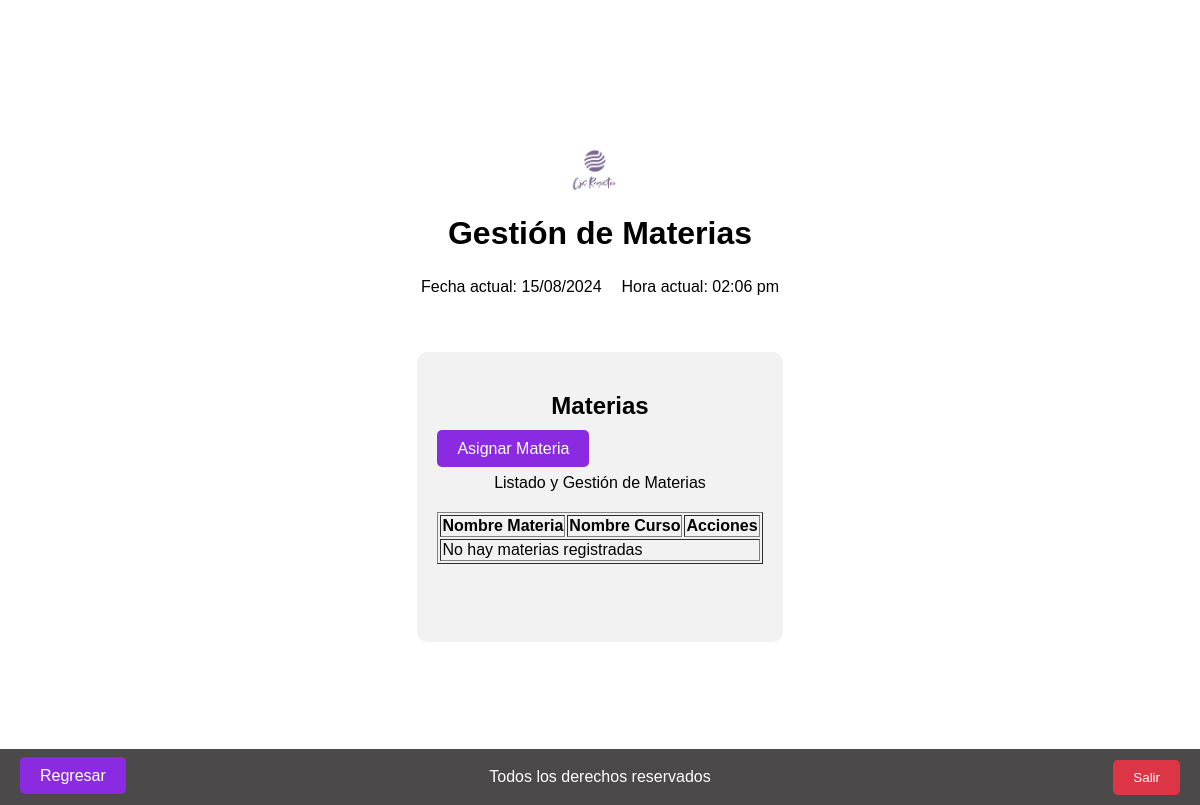
Before: /views/administrador/materiascursos/index.php with the older database file.
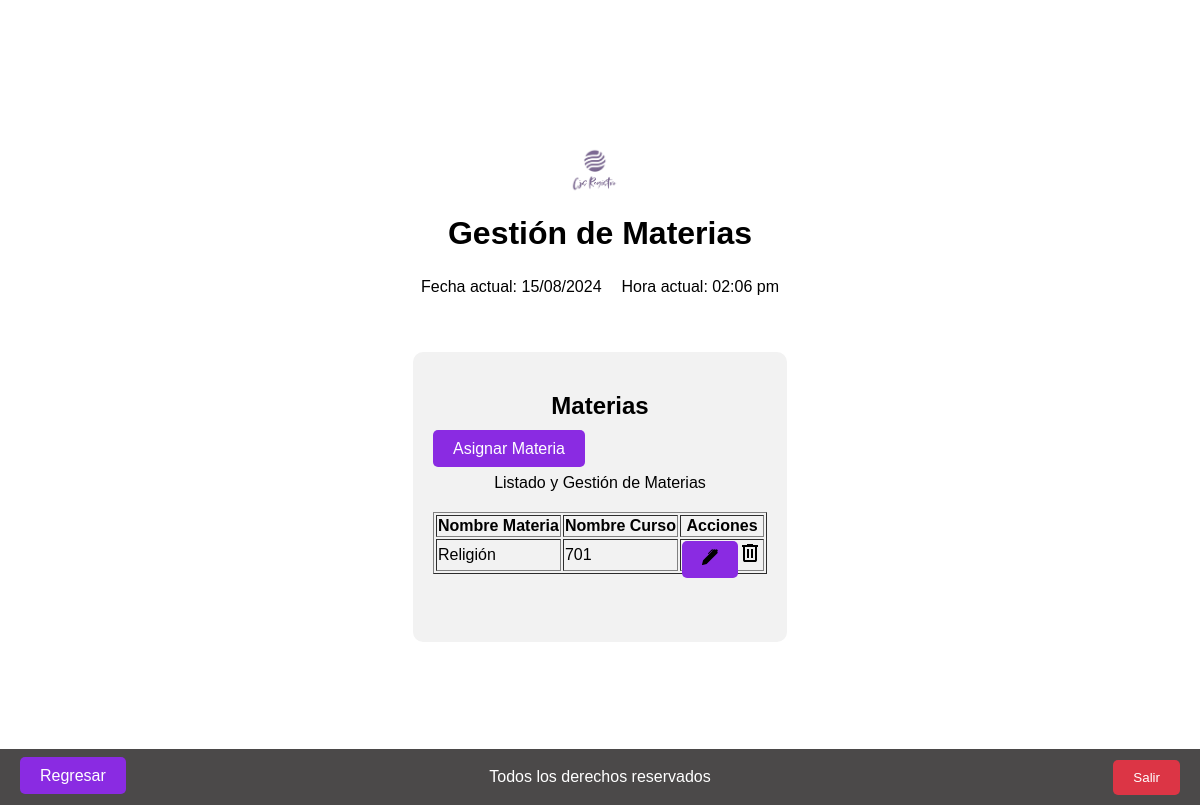
After: the same page with the newer database file.
### tables this page shows
CREATE TABLE `materias_cursos` (
  `ID_materia` int(11) NOT NULL,
  `ID_curso` int(11) NOT NULL,
  `ID` int(11) NOT NULL
);

CREATE TABLE `materias` (
  `ID_materia` int(11) NOT NULL,
  `Nombre_materia` varchar(50) DEFAULT NULL,
  `ID_asignatura` int(11) DEFAULT NULL
);

CREATE TABLE `cursos` (
  `ID_curso` int(11) NOT NULL,
  `Nombre_curso` varchar(50) DEFAULT NULL,
  `ID_grado` int(11) DEFAULT NULL
);

### views/administrador/materiascursos/index.php (the view, shortened to what this page needs)
<?php
require_once '../../../config/db.php';
$query = "SELECT materias_cursos.ID, materias.Nombre_materia, cursos.Nombre_curso
          FROM materias_cursos
          INNER JOIN materias ON materias.ID_materia = materias_cursos.ID_materia
          INNER JOIN cursos ON cursos.ID_curso = materias_cursos.ID_curso";
$result = $db->query($query);
?>
<!DOCTYPE html>
<html lang="es">
<head>
    <link rel="stylesheet" type="text/css" href="../../../assets/styles.css">
    <link rel="stylesheet" type="text/css" href="https://cdn.datatables.net/1.12.1/css/jquery.dataTables.css">
    <link rel="stylesheet" type="text/css" href="https://cdn.datatables.net/buttons/2.3.6/css/buttons.dataTables.min.css">
</head>
<body>
    <header>
        <div class="logo-container">
            <img src="../../../assets/Logo.png" alt="Logo de la empresa" class="logo">
        </div>
        <div class="title">
            <h1>Gestión de Materias</h1>
        </div>
        <div class="datetime">
            <?php
                $fechaActual = date("d/m/Y");
                $horaActual = date("h:i a");
            ?>
            <div class="datetime">
                <div class="fecha">
                    <p>Fecha actual: <?php echo $fechaActual; ?></p>
                </div>
                <div class="hora">
                    <p>Hora actual: <?php echo $horaActual; ?></p>
                </div>
            </div>
        </div>
    </header>
    <section class="admin">
        <div class="subtitulo-admin">
            <h2>Materias</h2>
        </div>
        <div class="crear-materia">
            <a href="/dashboard/cjs/views/administrador/materiascursos/create.php" class="button boton-centrado">Asignar Materia</a>
        </div>
        <section class="materias" id="section-materias">
            <div class="descripcion-ambiente">
                <p>Listado y Gestión de Materias</p>
            </div>
            <div class="tabla-materias tabla-scroll">
                <table class="table table-striped table-dark table_id" border="1" id="tabla-materias">
                    <thead>
                        <tr>
                            <th>Nombre Materia</th>
                            <th>Nombre Curso</th>
                            <th>Acciones</th>
                        </tr>
                    </thead>
                    <tbody>
                        <?php
                        if ($result->rowCount() > 0) {
                            while ($row = $result->fetch(PDO::FETCH_ASSOC)) {
                                echo "<tr>";
                                echo "<td>" . htmlspecialchars($row['Nombre_materia']) . "</td>";
                                echo "<td>" . htmlspecialchars($row['Nombre_curso']) . "</td>";
                                echo "<td>";
                                $url_update = '/dashboard/cjs/views/administrador/materiascursos/update.php?id=' . $row['ID'];
                                echo "<a href='" . htmlspecialchars($url_update) . "' class='boton-modificar'><img src='../../../assets/editar.svg' alt='Editar'></a>";
                                $url_delete = '/dashboard/cjs/views/administrador/materiascursos/index.php?delete_id=' . $row['ID'];
                                echo "<a href='#' class='boton-eliminar' data-id='" . $row['ID'] . "' onclick=\"return confirmDelete(event, '" . $url_delete . "');\"><img src='../../../assets/eliminar.svg' alt='Eliminar'></a>";
                                echo "</td>";
                                echo "</tr>";
                            }
                        } else {
                            echo "<tr><td colspan='3'>No hay materias registradas</td></tr>";
                        }
                        ?>
                    </tbody>
                </table>
            </div>
            <div class="regresar">
                <a href="http://localhost/dashboard/cjs/views/administrador/index.php" class="button boton-centrado" id="btn-regresar">Regresar</a>
            </div>
            <div class="salir">
                <button id="btn_salir">Salir</button>
            </div>
        </section>
    </section>
    <footer>
        <p>Todos los derechos reservados</p>
    </footer>
</body>
</html>

Changed rows visible on the page:
added materias_cursos: ID_materia.Nombre_materia "Religión", ID_curso.Nombre_curso "701"
Other visible differences:
text no longer shown: "No hay materias registradas"
